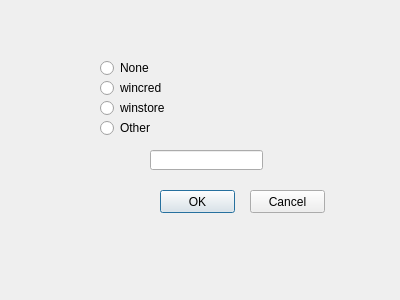
<?xml version="1.0" encoding="UTF-8"?>
<ui version="4.0">
 <class>ConfigCredentialHelperDialog</class>
 <widget class="QDialog" name="ConfigCredentialHelperDialog">
  <property name="geometry">
   <rect>
    <x>0</x>
    <y>0</y>
    <width>400</width>
    <height>300</height>
   </rect>
  </property>
  <property name="windowTitle">
   <string>Dialog</string>
  </property>
  <widget class="QRadioButton" name="radioButton_wincred">
   <property name="geometry">
    <rect>
     <x>100</x>
     <y>80</y>
     <width>86</width>
     <height>16</height>
    </rect>
   </property>
   <property name="text">
    <string>wincred</string>
   </property>
  </widget>
  <widget class="QRadioButton" name="radioButton_winstore">
   <property name="geometry">
    <rect>
     <x>100</x>
     <y>100</y>
     <width>86</width>
     <height>16</height>
    </rect>
   </property>
   <property name="text">
    <string>winstore</string>
   </property>
  </widget>
  <widget class="QRadioButton" name="radioButton_none">
   <property name="geometry">
    <rect>
     <x>100</x>
     <y>60</y>
     <width>86</width>
     <height>16</height>
    </rect>
   </property>
   <property name="text">
    <string>None</string>
   </property>
  </widget>
  <widget class="QPushButton" name="pushButton">
   <property name="geometry">
    <rect>
     <x>160</x>
     <y>190</y>
     <width>75</width>
     <height>23</height>
    </rect>
   </property>
   <property name="text">
    <string>OK</string>
   </property>
  </widget>
  <widget class="QPushButton" name="pushButton_2">
   <property name="geometry">
    <rect>
     <x>250</x>
     <y>190</y>
     <width>75</width>
     <height>23</height>
    </rect>
   </property>
   <property name="text">
    <string>Cancel</string>
   </property>
  </widget>
  <widget class="QRadioButton" name="radioButton_other">
   <property name="geometry">
    <rect>
     <x>100</x>
     <y>120</y>
     <width>86</width>
     <height>16</height>
    </rect>
   </property>
   <property name="text">
    <string>Other</string>
   </property>
  </widget>
  <widget class="QLineEdit" name="lineEdit_helper">
   <property name="geometry">
    <rect>
     <x>150</x>
     <y>150</y>
     <width>113</width>
     <height>20</height>
    </rect>
   </property>
  </widget>
 </widget>
 <resources/>
 <connections>
  <connection>
   <sender>pushButton</sender>
   <signal>clicked()</signal>
   <receiver>ConfigCredentialHelperDialog</receiver>
   <slot>accept()</slot>
   <hints>
    <hint type="sourcelabel">
     <x>169</x>
     <y>203</y>
    </hint>
    <hint type="destinationlabel">
     <x>149</x>
     <y>201</y>
    </hint>
   </hints>
  </connection>
  <connection>
   <sender>pushButton_2</sender>
   <signal>clicked()</signal>
   <receiver>ConfigCredentialHelperDialog</receiver>
   <slot>reject()</slot>
   <hints>
    <hint type="sourcelabel">
     <x>317</x>
     <y>202</y>
    </hint>
    <hint type="destinationlabel">
     <x>338</x>
     <y>203</y>
    </hint>
   </hints>
  </connection>
 </connections>
</ui>
